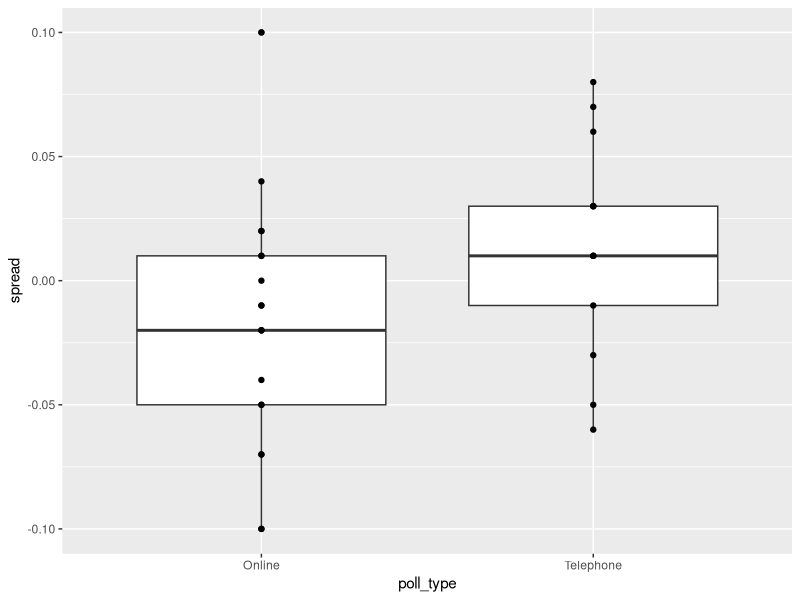

Generate this figure with R:
library(tidyverse)
options(digits = 3)

library(dslabs)
data("brexit_polls")

head(brexit_polls)
# test
p <- 0.481
d <- 2*p - 1
N <- 1500

E <- p * N
SE <- sqrt(N) * sqrt(p * (1-p))
X_hat <- p
se_X_hat <- sqrt(X_hat * (1-X_hat) / N)

polls <- brexit_polls %>%
  mutate(x_hat = (spread + 1) / 2) %>%
  summarise(avg_spread = mean(spread), sd_spread = sd(spread), avg = mean(x_hat), sd = sd(x_hat))

brexit_polls[1,]
X_hat_1 <- brexit_polls[1,]$remain
SE_1 <- sqrt(X_hat_1 * (1-X_hat_1) / brexit_polls[1,]$samplesize)
lower <- X_hat_1 - qnorm(0.975) * SE_1
upper <- X_hat_1 + qnorm(0.975) * SE_1

brexit_polls <- brexit_polls %>%
  mutate(x_hat = (spread + 1) / 2)
june_polls <- brexit_polls %>%
  filter(enddate >= "2016-06-01") %>%
  mutate(se_x_hat = sqrt(x_hat * (1-x_hat) / samplesize)) %>%
  mutate(se_spread = 2*se_x_hat) %>%
  mutate(lower = spread - qnorm(0.975) * se_spread, upper = spread + qnorm(0.975) * se_spread) %>%
  mutate(hit = lower <= d & upper >= d)
mean(june_polls$lower <= 0 & june_polls$upper >= 0)
mean(june_polls$lower >= 0)
mean(june_polls$hit)

june_polls %>%
  group_by(pollster) %>%
  summarise(hit_rate = mean(hit), num_poll = n()) %>%
  arrange(hit_rate)

june_polls %>%
  group_by(poll_type) %>%
  ggplot(aes(poll_type, spread)) +
  geom_boxplot() +
  geom_point()

june_polls %>%
  group_by(poll_type) %>%
  summarize(N = sum(samplesize),
            spread = sum(spread*samplesize)/N,
            p_hat = (spread + 1)/2,
            se_ptype = sqrt(p_hat * (1-p_hat) / N) * 2,
            lower = spread - qnorm(0.975) * se_ptype,
            upper = spread + qnorm(0.975) * se_ptype)
